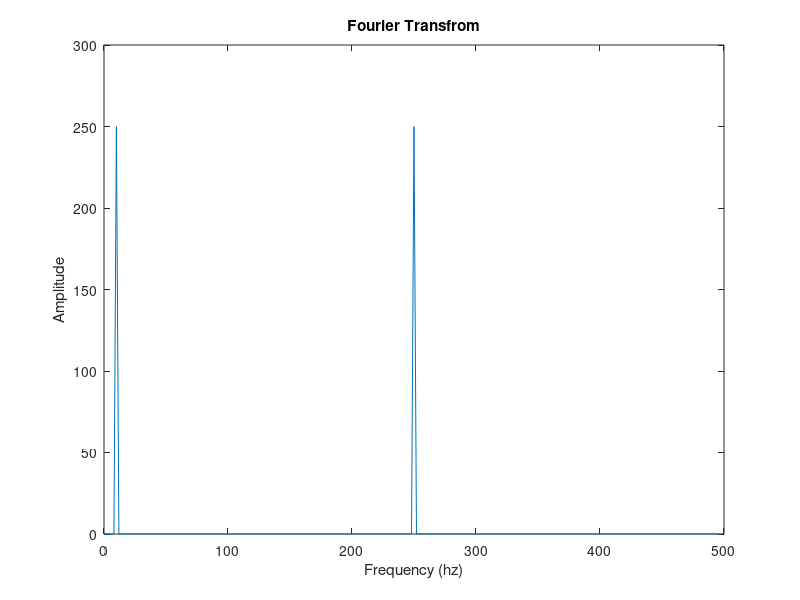

MATLAB code for this plot:
% PLOT FOURIER TRANSFORM

% Define variables
fs = 1000;              % Sampling frequency
N = 500;                % Number of fft
t = 0:1/fs:20;          % Time vector
f = (0:N-1)*fs/N;       % frequency vector

x = cos(2*pi*10*t) + sin(2*pi*250*t);    % Signal Vector
xfft = fft(x, N);       % Fourier transform of signal

% Plot
figure;
plot(f(1:N/2), abs(xfft(1:N/2)));
title('Fourier Transfrom')
xlabel('Frequency (hz)'); ylabel('Amplitude');